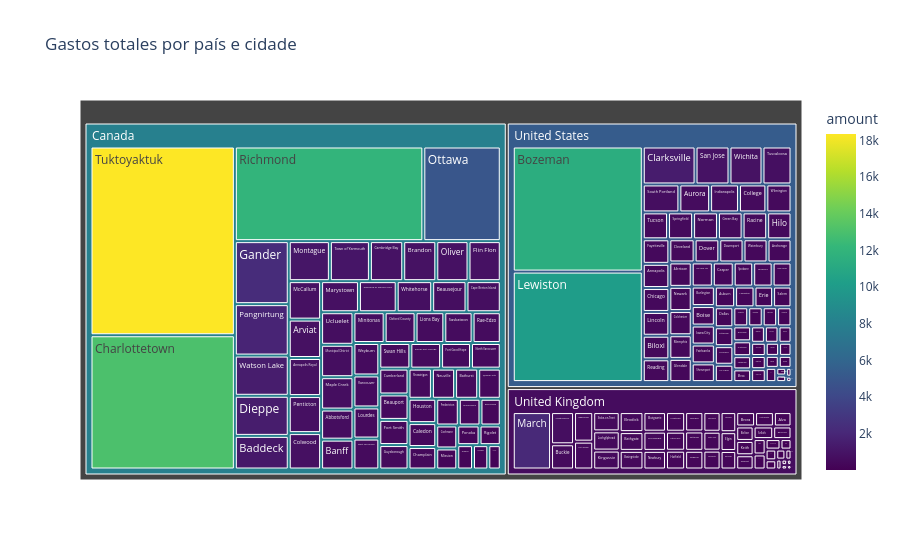

The code cell stored with this chart in its notebook:
### Markdown cell above
- Exercício 5
Duas variáveis categóricas.

### Code cell
df_us_tr = pd.merge(df_users, df_transactions, left_on='id', right_on='user_id', how='outer')
df_total = df_us_tr.groupby(['country', 'city'])['amount'].sum().reset_index()


fig = px.treemap(df_total,
                 path=['country', 'city'],  
                 values='amount',
                 color='amount',
                 color_continuous_scale='Viridis',
                 title='Gastos totales por país e cidade')
fig.show()

### Figure 1 — Plotly figure (JSON) as saved in the notebook; plotly's stock layout.template omitted (floating-point values rounded to 4 significant figures; data arrays with more than 128 entries replaced by an {"elided": "..."} marker saying what was removed)
{"data": [{"branchvalues": "total", "customdata": {"elided": "218x1 float values"}, "domain": {"x": [0, 1], "y": [0, 1]}, "hovertemplate": "labels=%{label}<br>amount_sum=%{value}<br>parent=%{parent}<br>id=%{id}<br>amount=%{color}<extra></extra>", "ids": {"elided": "218 str values"}, "labels": {"elided": "218 str values"}, "marker": {"coloraxis": "coloraxis", "colors": {"elided": "218 float values"}}, "name": "", "parents": {"elided": "218 str values"}, "type": "treemap", "values": {"elided": "218 float values"}}], "layout": {"coloraxis": {"colorbar": {"title": {"text": "amount"}}, "colorscale": [[0, "#440154"], [0.1111, "#482878"], [0.2222, "#3e4989"], [0.3333, "#31688e"], [0.4444, "#26828e"], [0.5556, "#1f9e89"], [0.6667, "#35b779"], [0.7778, "#6ece58"], [0.8889, "#b5de2b"], [1, "#fde725"]]}, "legend": {"tracegroupgap": 0}, "title": {"text": "Gastos totales por país e cidade"}}}
